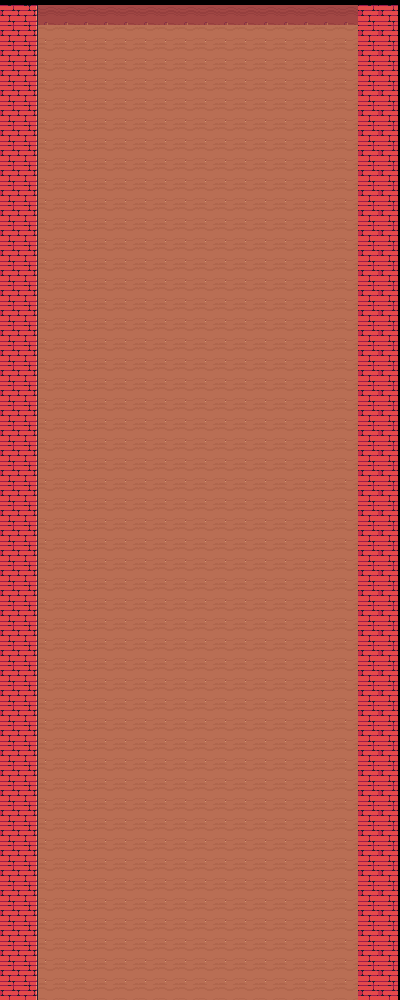

A 2D game scene composited from a Tiled map and its tileset images. What follows is a short description and the map's XML, with every tile layer's data as written:
An orthogonal 20x50 tile map with 20x20 px tiles, 1 tile layer (Слой тайлов 1).

<map version="1.10" tiledversion="1.10.2" orientation="orthogonal" renderorder="right-up" width="20" height="50" tilewidth="20" tileheight="20" infinite="0" nextlayerid="2" nextobjectid="1">
 <tileset firstgid="1" source="Terrain (16x16).tsx" />
 <layer id="1" name="Слой тайлов 1" width="20" height="50" offsetx="-2" offsety="5">
  <data encoding="csv">
83,84,74,74,74,74,74,74,74,74,74,74,74,74,74,74,74,74,83,83,
83,84,23,23,23,23,23,23,23,23,23,23,23,23,23,23,23,23,83,83,
83,84,23,23,23,23,23,23,23,23,23,23,23,23,23,23,23,23,83,83,
83,84,23,23,23,23,23,23,23,23,23,23,23,23,23,23,23,23,83,83,
83,84,23,23,23,23,23,23,23,23,23,23,23,23,23,23,23,23,83,83,
83,84,23,23,23,23,23,23,23,23,23,23,23,23,23,23,23,23,83,83,
83,84,23,23,23,23,23,23,23,23,23,23,23,23,23,23,23,23,83,83,
83,84,23,23,23,23,23,23,23,23,23,23,23,23,23,23,23,23,83,83,
83,84,23,23,23,23,23,23,23,23,23,23,23,23,23,23,23,23,83,83,
83,84,23,23,23,23,23,23,23,23,23,23,23,23,23,23,23,23,83,83,
83,84,23,23,23,23,23,23,23,23,23,23,23,23,23,23,23,23,83,83,
83,84,23,23,23,23,23,23,23,23,23,23,23,23,23,23,23,23,83,83,
83,84,23,23,23,23,23,23,23,23,23,23,23,23,23,23,23,23,83,83,
83,84,23,23,23,23,23,23,23,23,23,23,23,23,23,23,23,23,83,83,
83,84,23,23,23,23,23,23,23,23,23,23,23,23,23,23,23,23,83,83,
83,84,23,23,23,23,23,23,23,23,23,23,23,23,23,23,23,23,83,83,
83,84,23,23,23,23,23,23,23,23,23,23,23,23,23,23,23,23,83,83,
83,84,23,23,23,23,23,23,23,23,23,23,23,23,23,23,23,23,83,83,
83,84,23,23,23,23,23,23,23,23,23,23,23,23,23,23,23,23,83,83,
83,84,23,23,23,23,23,23,23,23,23,23,23,23,23,23,23,23,83,83,
83,84,23,23,23,23,23,23,23,23,23,23,23,23,23,23,23,23,83,83,
83,84,23,23,23,23,23,23,23,23,23,23,23,23,23,23,23,23,83,83,
83,84,23,23,23,23,23,23,23,23,23,23,23,23,23,23,23,23,83,83,
83,84,23,23,23,23,23,23,23,23,23,23,23,23,23,23,23,23,83,83,
83,84,23,23,23,23,23,23,23,23,23,23,23,23,23,23,23,23,83,83,
83,84,23,23,23,23,23,23,23,23,23,23,23,23,23,23,23,23,83,83,
83,84,23,23,23,23,23,23,23,23,23,23,23,23,23,23,23,23,83,83,
83,84,23,23,23,23,23,23,23,23,23,23,23,23,23,23,23,23,83,83,
83,84,23,23,23,23,23,23,23,23,23,23,23,23,23,23,23,23,83,83,
83,84,23,23,23,23,23,23,23,23,23,23,23,23,23,23,23,23,83,83,
83,84,23,23,23,23,23,23,23,23,23,23,23,23,23,23,23,23,83,83,
83,84,23,23,23,23,23,23,23,23,23,23,23,23,23,23,23,23,83,83,
83,84,23,23,23,23,23,23,23,23,23,23,23,23,23,23,23,23,83,83,
83,84,23,23,23,23,23,23,23,23,23,23,23,23,23,23,23,23,83,83,
83,84,23,23,23,23,23,23,23,23,23,23,23,23,23,23,23,23,83,83,
83,84,23,23,23,23,23,23,23,23,23,23,23,23,23,23,23,23,83,83,
83,84,23,23,23,23,23,23,23,23,23,23,23,23,23,23,23,23,83,83,
83,84,23,23,23,23,23,23,23,23,23,23,23,23,23,23,23,23,83,83,
83,84,23,23,23,23,23,23,23,23,23,23,23,23,23,23,23,23,83,83,
83,84,23,23,23,23,23,23,23,23,23,23,23,23,23,23,23,23,83,83,
83,84,23,23,23,23,23,23,23,23,23,23,23,23,23,23,23,23,83,83,
83,84,23,23,23,23,23,23,23,23,23,23,23,23,23,23,23,23,83,83,
83,84,23,23,23,23,23,23,23,23,23,23,23,23,23,23,23,23,83,83,
83,84,23,23,23,23,23,23,23,23,23,23,23,23,23,23,23,23,83,83,
83,84,23,23,23,23,23,23,23,23,23,23,23,23,23,23,23,23,83,83,
83,84,23,23,23,23,23,23,23,23,23,23,23,23,23,23,23,23,83,83,
83,84,23,23,23,23,23,23,23,23,23,23,23,23,23,23,23,23,83,83,
83,84,23,23,23,23,23,23,23,23,23,23,23,23,23,23,23,23,83,83,
83,84,23,23,23,23,23,23,23,23,23,23,23,23,23,23,23,23,83,83,
83,84,23,23,23,23,23,23,23,23,23,23,23,23,23,23,23,23,83,83
</data>
 </layer>
</map>
